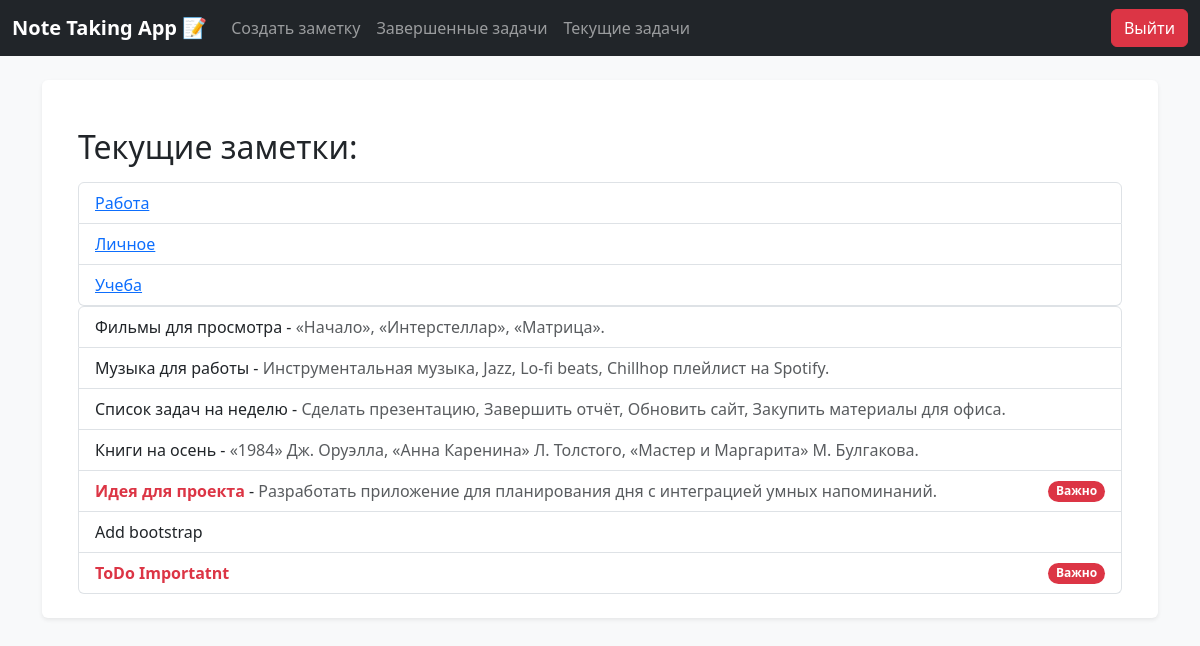
/current/ (signed in), run on the app's committed database.
### todo/models.py (models this page shows, shortened)
class Categories(models.Model):
    name = models.CharField(max_length=100, db_index=True, verbose_name='Наименование категории')
    slug = models.SlugField(max_length=255, unique=True, db_index=True)

class Todo(models.Model):
    title = models.CharField(max_length=256, verbose_name='Название заметки')
    content = models.TextField(blank=True, verbose_name='Содержание')
    time_create = models.DateTimeField(auto_now_add=True, verbose_name='Время создания')
    time_done = models.DateTimeField(null=True, blank=True, verbose_name='Время завершения')
    time_update = models.DateTimeField(auto_now=True, verbose_name='Время обновления')
    important = models.BooleanField(default=False, verbose_name='Важно')
    user = models.ForeignKey(User, on_delete=models.CASCADE)
    category = models.ForeignKey('Categories', on_delete=models.PROTECT,null=True, blank=True, verbose_name='Категория')
    class Meta:
        ordering = ['-time_create']
        indexes = [
            models.Index(fields=['-time_create'])
        ]

### todo/views.py (the view)
# urls.py: path('current/', views.currenttodo, name='currenttodo'),
@login_required
def currenttodo(request):
    todos = Todo.objects.filter(user=request.user, time_done__isnull=True)
    notes = Todo.objects.filter(user=request.user)
    data = {
        'todos': todos,
        'notes': notes
    }
    return render(request, 'todo/currenttodo.html', data)

### todo/templatetags/custom_filters.py (called while the page is built)
@register.inclusion_tag('todo/categories.html')
def categories(cat_selected = 0):
    cats  = Categories.objects.all()
    return {"cats": cats, 'cat_selected':cat_selected}

### todo/templates/todo/currenttodo.html
{% extends 'base.html' %}
{% load custom_filters %}
{% block content %}
<div class="container mt-4">
    <h2 class="mb-3">Текущие заметки: {{ tasks }}</h2>
<div class="categories-list"> {% categories cat_selected %}</div>
    <ul class="list-group">
        {% for todo in notes %}
        <li class="list-group-item d-flex justify-content-between align-items-center">
            <div>
                <a href="{% url 'todoread' todo.id %}" class="text-decoration-none text-dark">
                    {% if todo.important %}
                        <strong><span class="text-danger">{{ todo.title }}</span></strong>
                    {% else %}
                        {{ todo.title }}
                    {% endif %}
                    {% if todo.content %}
                        - <span class="text-muted">{{ todo.content }}</span>
                    {% endif %}
                </a>
            </div>
            {% if todo.important %}
            <span class="badge bg-danger rounded-pill">Важно</span>
            {% endif %}
        </li>
        {% endfor %}
    </ul>
</div>
{% endblock %}

### todo/templates/todo/categories.html
<ul class="list-group">
    {% for cat in cats %}
        <li class="list-group-item {% if cat.pk == cat_selected %}{% endif %}">
            <a href="{% url 'category_name' cat.slug %}">
                {{ cat.name }}
            </a>
        </li>
    {% endfor %}
</ul>

### todo/static/todo/css/style.css (style rules this page uses)
body { font-family: Arial, sans-serif; background-color: #f8f9fa; }
.container { max-width: 800px; }

### data on the page
Categories: name "Работа"
Categories: name "Личное"
Categories: name "Учеба"
Todo: title "Фильмы для просмотра", content "«Начало», «Интерстеллар», «Матрица»."
Todo: title "Музыка для работы", content "Инструментальная музыка, Jazz, Lo-fi beats, Chillhop плейлист на Spotify."
Todo: title "Список задач на неделю", content "Сделать презентацию, Завершить отчёт, Обновить сайт, Закупить материалы для офиса."
Todo: title "Книги на осень", content "«1984» Дж. Оруэлла, «Анна Каренина» Л. Толстого, «Мастер и Маргарита» М. Булгакова."
Todo: title "Идея для проекта", content "Разработать приложение для планирования дня с интеграцией умных напоминаний.", important "Важно"
Todo: title "Add bootstrap"
Todo: title "ToDo Importatnt", important "Важно"
